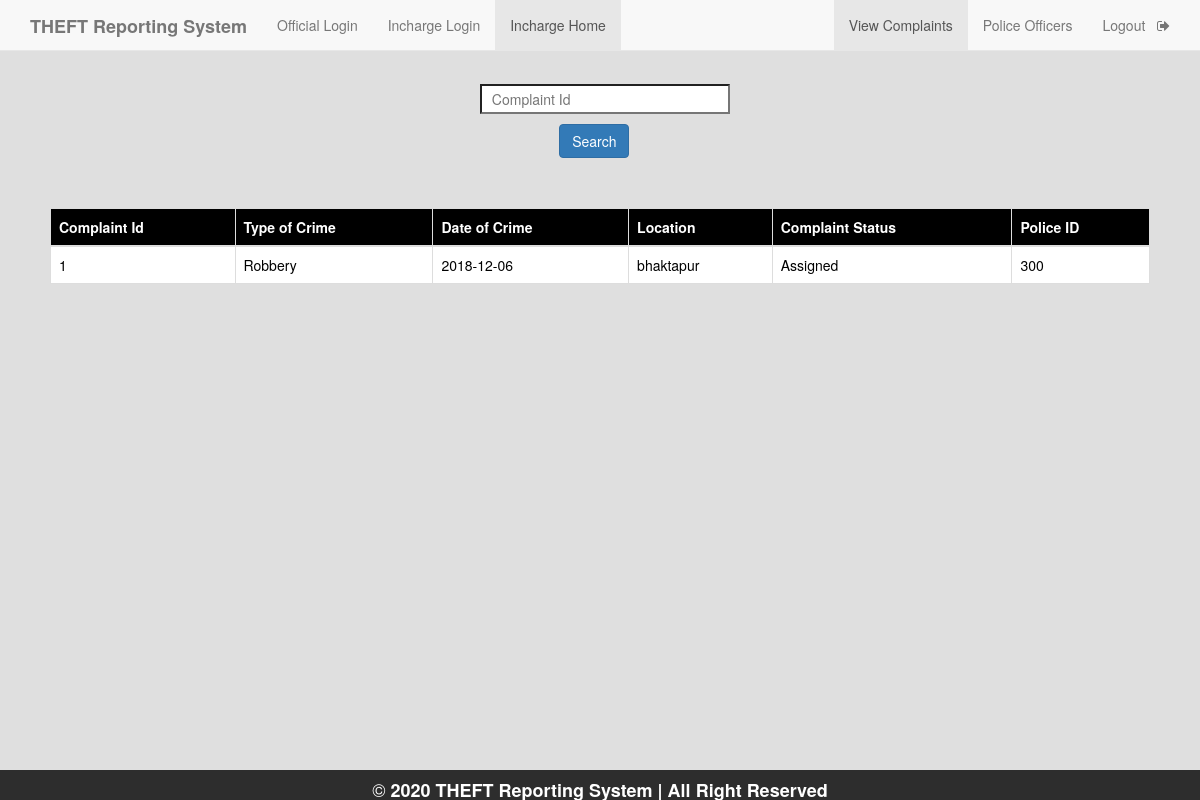
The app's page /Crime-Reporting-System/incharge_complain_page.php (signed in) with its own data.
### tables this page shows
CREATE TABLE `complaint` (
  `c_id` int(11) NOT NULL,
  `a_no` bigint(12) NOT NULL,
  `location` varchar(50) NOT NULL,
  `type_crime` varchar(50) NOT NULL,
  `d_o_c` date NOT NULL,
  `description` varchar(7000) NOT NULL,
  `inc_status` varchar(50) DEFAULT 'Unassigned',
  `pol_status` varchar(50) DEFAULT 'null',
  `p_id` varchar(50) DEFAULT 'Null'
);

### Crime-Reporting-System/Incharge_complain_page.php (the view, shortened to what this page needs)
<!DOCTYPE html>
<html>
<head>
    <?php
    $conn=mysqli_connect("localhost","root","","crime_portal");
    $i_id=$_SESSION['email'];
    $result1=mysqli_query($conn,"SELECT location FROM police_station where i_id='$i_id'");
    $q2=mysqli_fetch_assoc($result1);
    $location=$q2['location'];
    $query="select c_id,type_crime,d_o_c,location,inc_status,p_id from complaint where location='$location' order by c_id desc";
    $result=mysqli_query($conn,$query);
    ?>
	<link rel="stylesheet" type="text/css" href="https://maxcdn.bootstrapcdn.com/bootstrap/3.3.5/css/bootstrap.min.css">
	<link rel="stylesheet" type="text/css" href="https://maxcdn.bootstrapcdn.com/font-awesome/4.4.0/css/font-awesome.min.css">
</head>
<body style="background-color: #dfdfdf">
	<nav  class="navbar navbar-default navbar-fixed-top">
  <div class="container">
    <div class="navbar-header">
      <a class="navbar-brand" href="home.php"><b>THEFT Reporting System</b></a>
    </div>
    <div id="navbar" class="collapse navbar-collapse">
      <ul class="nav navbar-nav">
        <li ><a href="official_login.php">Official Login</a></li>
        <li ><a href="inchargelogin.php">Incharge Login</a></li>
        <li class="active"><a href="Incharge_complain_page.php">Incharge Home</a></li>
      </ul>
      <ul class="nav navbar-nav navbar-right">
        <li class="active" ><a href="Incharge_complain_page.php">View Complaints</a></li>
        <li ><a href="incharge_view_police.php">Police Officers</a></li>
        <li><a href="inc_logout.php">Logout &nbsp <i class="fa fa-sign-out" aria-hidden="true"></i></a></li>
      </ul>
    </div>
  </div>
 </nav>
    <form style="margin-top: 7%; margin-left: 40%;" method="post">
      <input type="text" name="cid" style="width: 250px; height: 30px; background-color:white;" placeholder="&nbsp Complaint Id" id="ciid" onfocusout="f1()" required>
        <div>
      <input class="btn btn-primary" type="submit" value="Search" name="s2" style="margin-top: 10px; margin-left: 11%;">
        </div>
    </form>
 <div style="padding:50px;">
   <table class="table table-bordered">
    <thead class="thead-dark" style="background-color: black; color: white;">
      <tr>
        <th scope="col">Complaint Id</th>
        <th scope="col">Type of Crime</th>
        <th scope="col">Date of Crime</th>
        <th scope="col">Location</th>
        <th scope="col">Complaint Status</th>
          <th scope="col">Police ID</th>
      </tr>
    </thead>
            <?php
              while($rows=mysqli_fetch_assoc($result)){
             ?>
            <tbody style="background-color: white; color: black;">
      <tr>
        <td><?php echo $rows['c_id'];?></td>
        <td><?php echo $rows['type_crime'];?></td>
        <td><?php echo $rows['d_o_c'];?></td>
          <td><?php echo $rows['location'];?></td>
          <td><?php echo $rows['inc_status']; ?></td>
          <td><?php echo $rows['p_id']; ?></td>
      </tr>
    </tbody>
    <?php
    }
    ?>
</table>
 </div>
    <div style="position: fixed;
   left: 0;
   bottom: 0;
   width: 100%;
   height: 30px;
   background-color: rgba(0,0,0,0.8);
   color: white;
   text-align: center;">
  <h4 style="color: white;">&copy <b>2020 THEFT Reporting System  | All Right Reserved</b></h4>
</div>
</body>
</html>

### records on screen
complaint: c_id "1", type_crime "Robbery", d_o_c "2018-12-06", location "bhaktapur", inc_status "Assigned", p "300"
